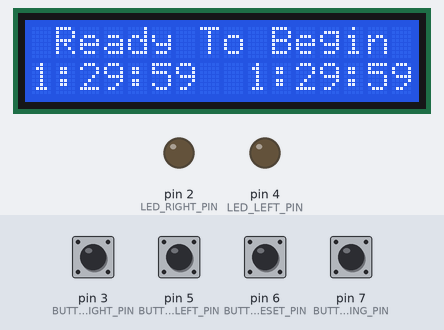
The sketch below on a simulated Arduino Uno, built with avr-gcc and run on an emulated ATmega328P. On the bench: 16×2 character LCD, output pins drawn as LEDs (lit = HIGH). Dashed ring = blinking. The test bench sets the inputs (shaded band); at power-on: pin 3 (BUTTON_RIGHT_PIN), pin 5 (BUTTON_LEFT_PIN), pin 6 (BUTTON_RESET_PIN), pin 7 (BUTTON_TIMING_PIN) HIGH.

Above: at 1.2 s.
1.3 s: pin 6 (BUTTON_RESET_PIN) pulled LOW for 0.15 s
At 3.6 s:
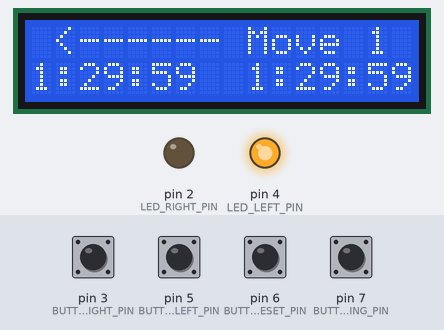
4.3 s: pin 5 (BUTTON_LEFT_PIN) pulled LOW for 0.15 s
At 5.3 s:
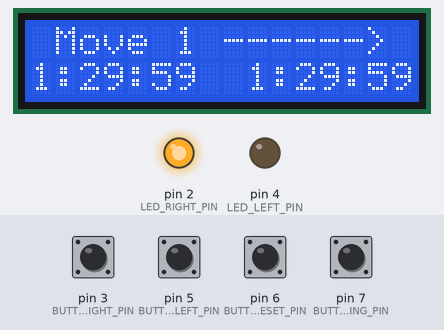
7.4 s: pin 7 (BUTTON_TIMING_PIN) pulled LOW for 0.15 s
At 8.3 s:
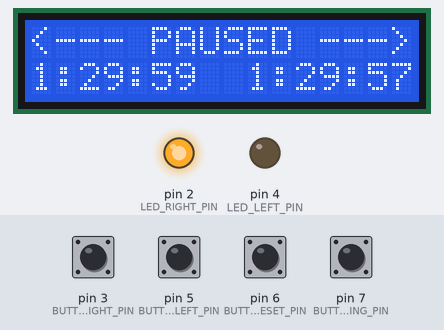
9.0 s: pin 7 (BUTTON_TIMING_PIN) pulled LOW for 1 s
At 9.8 s:
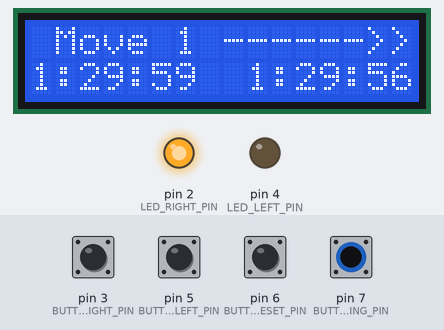
13.0 s: pin 6 (BUTTON_RESET_PIN) pulled LOW for 1 s
At 13.8 s:
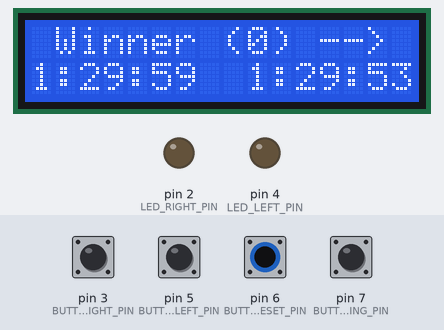
15.5 s: pin 6 (BUTTON_RESET_PIN) pulled LOW for 0.15 s
At 15.67 s:
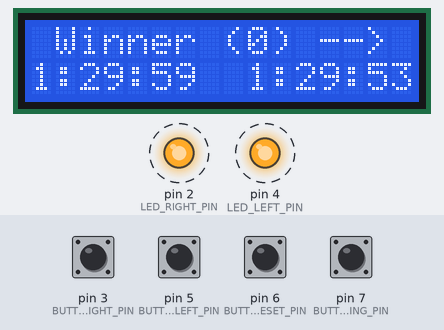
Timing chart, 0 to 18.5 s (numbered marks = the images above; inputs shaded):
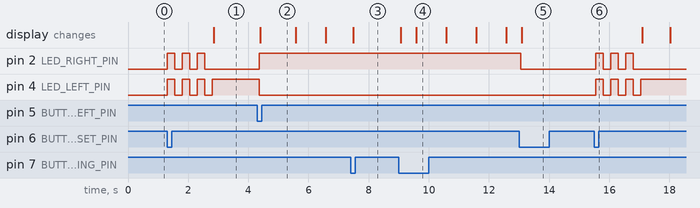

Measured:
- after the input at 1.3 s, pin 2 (LED_RIGHT_PIN): alternates HIGH for 0.25 s and LOW for 0.25 s, 6 changes in all, then stays LOW, starting at once; pin 4 (LED_LEFT_PIN): alternates HIGH for 0.25 s and LOW for 0.25 s, 7 changes in all, then stays HIGH, starting at once; the display: changes after 1.5 s (image 1)
- after the input at 4.3 s, pin 2 (LED_RIGHT_PIN): LOW → HIGH after 0.06 s; pin 4 (LED_LEFT_PIN): HIGH → LOW after 0.06 s; the display: changes after 0.10 s (image 2)
- after the input at 7.4 s, the display: changes after 0.08 s (image 3)
- after the input at 9.0 s, the display: first changes after 0.06 s (image 4 shows a later state)
- after the input at 13.0 s, pin 2 (LED_RIGHT_PIN): HIGH → LOW after 0.05 s; the display: changes after 0.08 s (image 5)
- after the input at 15.5 s, pin 2 (LED_RIGHT_PIN): alternates HIGH for 0.25 s and LOW for 0.25 s, 6 changes in all, then stays LOW, starting after 0.05 s; pin 4 (LED_LEFT_PIN): alternates HIGH for 0.25 s and LOW for 0.25 s, 7 changes in all, then stays HIGH, starting after 0.05 s

The sketch:

ChessSwitch.ino
```cpp
#include <Wire.h>
#include <LiquidCrystal_I2C.h>

LiquidCrystal_I2C lcd(0x27, 16, 2);

#define LED_RIGHT_PIN 2
#define BUTTON_RIGHT_PIN 3

#define LED_LEFT_PIN 4
#define BUTTON_LEFT_PIN 5

#define BUTTON_RESET_PIN 6
int lastButtonResetValue = 1;

#define BUTTON_TIMING_PIN 7
int lastButtonTimingValue = 1;

int movedLeft = 0;
int movedRight = 0;

bool isPlaying = false;
bool isPaused = false;
int onSide = 0;

int timingMode = 0; // 0 is 90 minutes, 1 is 10 minutes
int defaultHour = 1;
int defaultMinute = 29;
int defaultSecond = 59;

int leftHour=1;
int leftMinute=29;
int leftSecond=59;
int leftMillis = 9;

int rightHour=1;
int rightMinute=29;
int rightSecond=59;
int rightMillis = 9;

static uint32_t last_time, now = 0; // RTC

void setup() {
  pinMode(BUTTON_RIGHT_PIN, INPUT_PULLUP);
  pinMode(LED_RIGHT_PIN, OUTPUT);

  pinMode(BUTTON_LEFT_PIN, INPUT_PULLUP);
  pinMode(LED_LEFT_PIN, OUTPUT);

  pinMode(BUTTON_RESET_PIN, INPUT_PULLUP);
  pinMode(BUTTON_TIMING_PIN, INPUT_PULLUP);

  digitalWrite(LED_RIGHT_PIN, 0);
  digitalWrite(LED_LEFT_PIN, 0);
  lcd.begin();
  lcd.backlight();

  lcd.setCursor(0,0);
  lcd.print(" Ready To Begin");

}

void toggleTiming() {
  timingMode++;
  if (timingMode > 5) {
    timingMode = 0;
  }

// 0 is 90 minutes, 1 is 10 minutes
  if(timingMode == 0) {         // 90 minutes
    defaultHour = 1;
    defaultMinute = 29;
    defaultSecond = 59;
  } else if(timingMode == 1) {  // 30 minutes
    defaultHour = 0;
    defaultMinute = 29;
    defaultSecond = 59;
  } else if(timingMode == 2) {  // 10 minutes
    defaultHour = 0;
    defaultMinute = 9;
    defaultSecond = 59;
  } else if(timingMode == 3) {  // 5 minutes
    defaultHour = 0;
    defaultMinute = 4;
    defaultSecond = 59;
  } else if(timingMode == 4) {  // 1 minutes
    defaultHour = 0;
    defaultMinute = 0;
    defaultSecond = 59;
  } else if(timingMode == 5) {  // 10 hours
    defaultHour = 9;
    defaultMinute = 59;
    defaultSecond = 59;
  }
  lcd.clear();
  lcd.setCursor(0,0);
  lcd.print(" Ready To Begin");

  leftHour=defaultHour;
  leftMinute=defaultMinute;
  leftSecond=defaultSecond;

  rightHour=defaultHour;
  rightMinute=defaultMinute;
  rightSecond=defaultSecond;

  movedLeft = 0;
  movedRight = 0;

  isPlaying = false;
}

void startGame(bool flashLights) {
  if(flashLights) {
    for(int i=0; i<3; i = i+1) {
      digitalWrite(LED_RIGHT_PIN, 1);
      digitalWrite(LED_LEFT_PIN, 1);
      delay(250);

      digitalWrite(LED_RIGHT_PIN, 0);
      digitalWrite(LED_LEFT_PIN, 0);
      delay(250);
    }
  }
  movedLeft = 0;
  movedRight = 0;

  leftHour=defaultHour;
  leftMinute=defaultMinute;
  leftSecond=defaultSecond;

  rightHour=defaultHour;
  rightMinute=defaultMinute;
  rightSecond=defaultSecond;

  onSide = 0;

  digitalWrite(LED_RIGHT_PIN, 0);
  digitalWrite(LED_LEFT_PIN, 1);

  lcd.clear();
  lcd.setCursor(0,0);
  lcd.print(" <------");
  lcd.print(" Move 1");

  isPlaying = true;
}

void finishGame() {
  // display total moves and time
  isPlaying = false;

  digitalWrite(LED_RIGHT_PIN, 0);
  digitalWrite(LED_LEFT_PIN, 0);

  if (onSide == 0) {
    lcd.clear();
    lcd.setCursor(0,0);
    lcd.print("<-- Winner (");
    lcd.print(movedLeft);
    lcd.print(")");
  } else {
    lcd.clear();
    lcd.setCursor(0,0);
    lcd.print(" Winner (");
    lcd.print(movedRight);
    lcd.print(") -->");
  }

}

void switchSides() {
  if (onSide == 0) {
    movedLeft++;
    onSide = 1;
    digitalWrite(LED_RIGHT_PIN, 1);
    digitalWrite(LED_LEFT_PIN, 0);

    lcd.clear();
    lcd.setCursor(0,0);
    lcd.print(" Move ");
    lcd.print(movedRight + 1);
    lcd.print(" ------>");
  } else {
    onSide = 0;
    movedRight++;
    digitalWrite(LED_RIGHT_PIN, 0);
    digitalWrite(LED_LEFT_PIN, 1);

    lcd.clear();
    lcd.setCursor(0,0);
    lcd.print(" <------");
    lcd.print(" Move ");
    lcd.print(movedLeft + 1);
  }
}

void loop() {
/*  make 5 time 200ms loop, for faster Button response  */
  for ( int i=0 ;i<10 ;i++) {
    while ((now-last_time)<100) {
      now=millis();
    }

/* handle button start/checkmate */
    int currentButtonResetValue = digitalRead(BUTTON_RESET_PIN);
    if (lastButtonResetValue != currentButtonResetValue) {
      lastButtonResetValue = currentButtonResetValue;
      if (currentButtonResetValue == LOW) {
        if (!isPlaying) {
          startGame(true);
        } else {
          finishGame();
        }
      }
    }

/* handle button timing/pause */
    int currentButtonTimingValue = digitalRead(BUTTON_TIMING_PIN);
    if (lastButtonTimingValue != currentButtonTimingValue) {
      lastButtonTimingValue = currentButtonTimingValue;
      if (currentButtonTimingValue == LOW) {
        if (!isPlaying) {
          toggleTiming();
        } else {
          isPaused = !isPaused;
        }
      }
    }

    if (isPaused) {
      lcd.setCursor(0,0);
      lcd.print("<--- PAUSED --->");
    } else {
      if (isPlaying) {
        if (onSide == 1) {
          lcd.setCursor(0,0);
          lcd.print(" Move ");
          lcd.print(movedRight + 1);
          lcd.print(" ------>");
        } else {
          lcd.setCursor(0,0);
          lcd.print(" <------");
          lcd.print(" Move ");
          lcd.print(movedLeft + 1);
        }
      }
      if (onSide == 0) {  // 0 is left, 1 is right
        if (digitalRead(BUTTON_LEFT_PIN) == LOW) {
          switchSides();
        }
      } else {
        if (digitalRead(BUTTON_RIGHT_PIN) == LOW) {
          switchSides();
        }
      }
    }
    last_time=now;

    lcd.setCursor(0,1);
    lcd.print(leftHour);
    lcd.print(":");
    if(leftMinute<10)lcd.print("0");
    lcd.print(leftMinute);
    lcd.print(":");
    if(leftSecond<10)lcd.print("0");
    lcd.print(leftSecond);
    lcd.print(" ");
    lcd.print(" ");

    lcd.print(rightHour);
    lcd.print(":");
    if(rightMinute<10)lcd.print("0");
    lcd.print(rightMinute);
    lcd.print(":");
    if(rightSecond<10)lcd.print("0");
    lcd.print(rightSecond);
    lcd.print(" ");

    if(isPlaying && !isPaused) {
      if (onSide == 0) {
        leftMillis -= 1;
      } else {
        rightMillis -= 1;
      }
    }
  }
/*  once a second below*/
  if (onSide == 0) {
    if (leftMillis < 0) {
      leftMillis = 9;
      leftSecond -= 1;
    }
    if (leftSecond<0) {
      leftSecond = 59;
      leftMinute -= 1;
    }
    if (leftMinute<0) {
      leftMinute = 59;
      leftHour -= 1;
    }
    if (leftHour <= 0 && leftMinute <= 0 && leftSecond <= 0) {
      switchSides();
      finishGame();
    }
  } else {
    if (rightMillis < 0) {
      rightMillis = 9;
      rightSecond -= 1;
    }
    if (rightSecond<0) {
      rightSecond = 59;
      rightMinute -= 1;
    }
    if (rightMinute<0) {
      rightMinute = 59;
      rightHour -= 1;
    }

    if (rightHour <= 0 && rightMinute <= 0 && rightSecond <= 0) {
      switchSides();
      finishGame();
    }
  }
}
```
